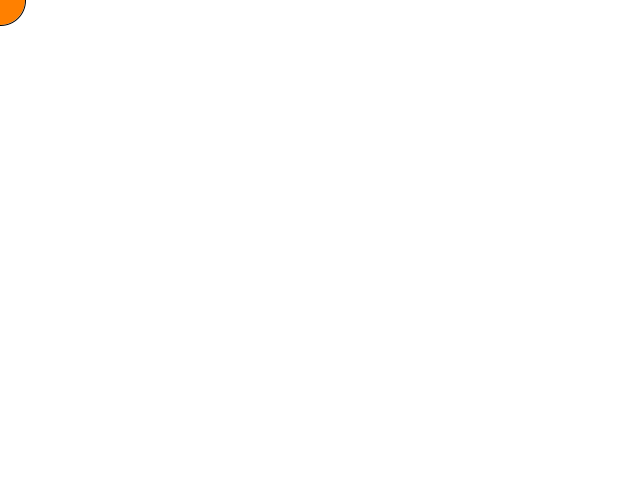
Frame 1 (no input)
Frame 60 (the mouse pressed at the canvas centre just before this capture): identical to frame 1, image omitted
Frame 120 (the mouse held since frame 60 and released just before this capture): identical to frame 1, image omitted

The Processing sketch that drew this single still picture (run headless with seeded random() and noise(); from frame 60 on, the mouse is pressed at the canvas centre):

// Processing sketch: move_key
// ── move_key.pde

int posX, posY;

void setup() {
  size(640, 480);
}

void draw() {
  background(255);
  fill(255, 128, 0);
  ellipse(posX, posY, 50, 50);
}


void keyPressed() {
  if (key == CODED) {
    if (keyCode == UP) {
      posY -= 10;
    } else if (keyCode == DOWN) {
      posY += 10;
    } else if (keyCode == LEFT) {
      posX -= 10;
    } else if (keyCode == RIGHT) {
      posX += 10;
    }
  }
}
